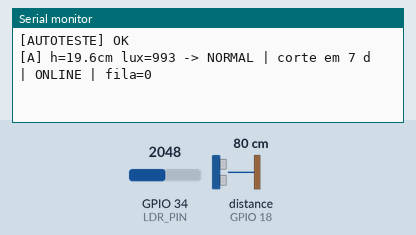
The sketch below on a simulated ESP32. Parts: the last lines printed to the serial monitor. Wiring (from diagram.json): ultrasonic range finder: trigger GPIO 5; echo GPIO 18. The inputs (shaded band) are chosen by the test bench; at power-on: distance to the obstacle (sensor on GPIO 18) 80 cm, GPIO 34 (LDR_PIN) = 2048. The echo pulse lasts 58.3 µs per cm; WiFi joins after 1.5 s; servers stay silent unless stated; EEPROM starts erased; no MQTT or app messages arrive unless stated.

Above: at 2.7 s.
2.8 s: distance to the obstacle (sensor on GPIO 18) set to 2 cm
At 8.5 s:
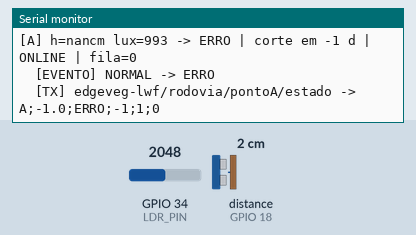
8.8 s: distance to the obstacle (sensor on GPIO 18) set to 6 cm
At 11.3 s:
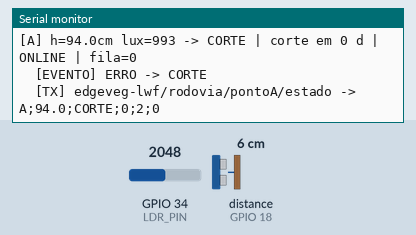

Measured:
- the behaviour switches between 4 and 5 cm on distance to the obstacle (sensor on GPIO 18) (found by bisection; images 1 and 2)
- after the input at 2.8 s, the serial monitor: prints a new line after 5.3 s (image 1)
- after the input at 8.8 s, the serial monitor: prints a new line after 1.3 s (image 2)

The sketch:

no_sensor.ino
```cpp
#include <Arduino.h>
#include <WiFi.h>
#include <PubSubClient.h>
#include <Preferences.h>
#include <algorithm>

// ===================== CONFIGURAÇÃO =====================

#define NODE_ID "A"

const char* ssid = "";       // preencher antes de gravar
const char* password = "";   // preencher antes de gravar
// MQTT Broker
const char* mqtt_broker = "broker.hivemq.com";
const char* mqtt_username = "";
const char* mqtt_password = "";
const int mqtt_port = 1883;

#define TOPIC_BASE   "edgeveg-lwf/rodovia"
#define TOPIC_ESTADO TOPIC_BASE "/ponto" NODE_ID "/estado"
#define TOPIC_STATUS TOPIC_BASE "/ponto" NODE_ID "/status"

#define TRIG_PIN 5
#define ECHO_PIN 18
#define LDR_PIN  34

const float H_SENSOR = 100.0;
const float DIST_MIN = 5.0;
const float ALTURA_POS_CORTE = 10.0;

// === LIMITES DE ALTURA ===
const float LIM_ATENCAO = 30.0;
const float LIM_CORTE   = 35.0; // Estado muda para CORTE ao atingir 35cm
const float HISTERESE   = 1.0;

const int AMOSTRAS     = 5;
const int AMOSTRAS_MIN = 3;
const int FALHAS_MAX   = 3;

const unsigned long LEITURA_MS   = 2000;
const unsigned long HEARTBEAT_MS = 30000;
const unsigned long RETENTAR_MS  = 5000;

const float GAMMA = 0.7;
const float RL10  = 50;

// ===================== ESTADO =====================

enum Estado : uint8_t { NORMAL, ATENCAO, CORTE, ERRO };
const char* NOME_ESTADO[] = {"NORMAL", "ATENCAO", "CORTE", "ERRO"};

struct Leitura {
  float altura;
  Estado estado;
  int dias;
  uint32_t seq;
  uint32_t ms;
};

Leitura atual = {NAN, NORMAL, -1, 0, 0};

const int FILA_MAX = 20;
Leitura fila[FILA_MAX];
int filaInicio = 0, filaQtd = 0;

// Objetos
WiFiClient espClient;
PubSubClient client(espClient);
Preferences prefs;

String clientId;
int falhasSeguidas = 0;
unsigned long ultimaLeitura = 0, ultimoEnvio = 0, ultimaTentativa = 0;

// Prototipos
bool connectMQTT();
void callback(char* topic, byte* payload, unsigned int length);

// ===================== LEITURA DOS SENSORES =====================

float medirDistanciaCm() {
  digitalWrite(TRIG_PIN, LOW);
  delayMicroseconds(2);
  digitalWrite(TRIG_PIN, HIGH);
  delayMicroseconds(10);
  digitalWrite(TRIG_PIN, LOW);
  unsigned long us = pulseIn(ECHO_PIN, HIGH, 30000);
  return us == 0 ? NAN : us / 58.0;
}

float mediana(float* v, int n) {
  std::sort(v, v + n);
  return n % 2 ? v[n / 2] : (v[n / 2 - 1] + v[n / 2]) / 2.0;
}

float lerAlturaCm() {
  float validas[AMOSTRAS];
  int n = 0;
  for (int i = 0; i < AMOSTRAS; i++) {
    float d = medirDistanciaCm();
    float h = H_SENSOR - d;
    if (!isnan(d) && h >= 0 && d >= DIST_MIN) validas[n++] = h;
    delay(20);
  }
  if (n < AMOSTRAS_MIN) return NAN;
  return mediana(validas, n);
}

float lerLux() {
  int raw = analogRead(LDR_PIN);
  if (raw <= 0) return 120000;
  if (raw >= 4095) return 0;
  float v = (raw / 4095.0) * 3.3;
  float r = (2000.0 * v) / (3.3 - v);
  return pow((RL10 * 1e3 * pow(10, GAMMA)) / r, 1.0 / GAMMA);
}

// ===================== PROCESSAMENTO EDGE =====================

Estado classificar(float h, Estado anterior) {
  float limAtencao = LIM_ATENCAO, limCorte = LIM_CORTE;
  if (anterior == ATENCAO || anterior == CORTE) limAtencao -= HISTERESE;
  if (anterior == CORTE) limCorte -= HISTERESE;
  if (h >= limCorte) return CORTE;
  if (h >= limAtencao) return ATENCAO;
  return NORMAL;
}

float avaliarLuminosidade(float lux) {
  if (lux < 500 || lux > 120000) return 0.0;
  if (lux >= 1000 && lux <= 10000) return 0.4;
  if (lux >= 40000 && lux <= 70000) return 1.0;
  if (lux >= 20000 && lux <= 60000) return 0.8;
  return 0.6;
}

int preverDiasParaCorte(float altura, float lux) {
  if (isnan(altura)) return -1;
  if (altura >= LIM_CORTE) return 0;

  float sL = avaliarLuminosidade(lux);
  if (sL == 0) return -1;

  int diasCiclo = sL >= 0.9 ? 5 : sL >= 0.7 ? 7 : sL >= 0.5 ? 10 : sL >= 0.3 ? 15 : 20;
  float taxa = (LIM_CORTE - ALTURA_POS_CORTE) / diasCiclo;
  return ceil((LIM_CORTE - altura) / taxa);
}

// ===================== COMUNICAÇÃO =====================

bool online() { return client.connected(); }

const char* estadoRede() {
  if (WiFi.status() != WL_CONNECTED) return "WIFI-OFF";
  return client.connected() ? "ONLINE" : "BROKER-OFF";
}

bool connectMQTT() {
  client.setServer(mqtt_broker, mqtt_port);
  client.setCallback(callback);

  if (client.connect(clientId.c_str(), mqtt_username, mqtt_password,
                     TOPIC_STATUS, 1, true, "OFFLINE")) {
    client.publish(TOPIC_STATUS, "ONLINE", true);
    return true;
  }
  return false;
}

void callback(char* topic, byte* payload, unsigned int length) {}

bool publicar(const Leitura& l, uint32_t idadeS) {
  char msg[96];
  snprintf(msg, sizeof(msg), "%s;%.1f;%s;%d;%u;%u",
           NODE_ID, isnan(l.altura) ? -1.0 : l.altura, NOME_ESTADO[l.estado],
           l.dias, (unsigned)l.seq, (unsigned)idadeS);
  bool ok = client.publish(TOPIC_ESTADO, msg, true);
  if (ok) {
    ultimoEnvio = millis();
    Serial.printf("  [TX] %s -> %s\n", TOPIC_ESTADO, msg);
  }
  return ok;
}

void enviarFila() {
  while (filaQtd > 0 && online()) {
    Leitura& e = fila[filaInicio];
    if (!publicar(e, (millis() - e.ms) / 1000)) break;
    filaInicio = (filaInicio + 1) % FILA_MAX;
    filaQtd--;
  }
}

void registrarEvento(const Leitura& l) {
  if (filaQtd == FILA_MAX) {
    filaInicio = (filaInicio + 1) % FILA_MAX;
    filaQtd--;
  }
  fila[(filaInicio + filaQtd) % FILA_MAX] = l;
  filaQtd++;
  if (online()) enviarFila();
}

void cuidarDaRede() {
  if (WiFi.status() != WL_CONNECTED) {
    if (millis() - ultimaTentativa < RETENTAR_MS) return;
    ultimaTentativa = millis();
    WiFi.reconnect();
    return;
  }

  if (!client.connected()) {
    if (millis() - ultimaTentativa < RETENTAR_MS) return;
    ultimaTentativa = millis();
    if (!connectMQTT()) return;
    enviarFila();
    publicar(atual, 0);
  }
  client.loop();
}

void autoteste() {
  float ruido[] = {22, 250, 23, 21, 22};
  bool ok = mediana(ruido, 5) == 22
         && classificar(28, NORMAL) == NORMAL
         && classificar(32, NORMAL) == ATENCAO
         && classificar(36, NORMAL) == CORTE
         && preverDiasParaCorte(36, 50000) == 0
         && preverDiasParaCorte(NAN, 50000) == -1;
  Serial.println(ok ? "[AUTOTESTE] OK" : "[AUTOTESTE] FALHOU - revisar logica de decisao");
}

// ===================== SETUP / LOOP =====================

void setup() {
  Serial.begin(9600);
  pinMode(TRIG_PIN, OUTPUT);
  pinMode(ECHO_PIN, INPUT);

  autoteste();

  prefs.begin("edge", false);
  atual.seq = prefs.getUInt("seq", 0);
  atual.estado = (Estado)prefs.getUChar("estado", NORMAL);

  WiFi.begin(ssid, password);
  for (int i = 0; i < 40 && WiFi.status() != WL_CONNECTED; i++) delay(500);

  clientId = String("edgeveg-") + NODE_ID + "-" + WiFi.macAddress();
  connectMQTT();
}

void loop() {
  if (Serial.available() && Serial.read() == 'r') ESP.restart();

  cuidarDaRede();

  if (millis() - ultimaLeitura < LEITURA_MS) return;
  ultimaLeitura = millis();

  float h = lerAlturaCm();
  float lux = lerLux();

  Estado novo = atual.estado;
  if (isnan(h)) {
    falhasSeguidas++;
    if (falhasSeguidas >= FALHAS_MAX) {
      novo = ERRO;
      atual.altura = NAN;
    }
  } else {
    falhasSeguidas = 0;
    atual.altura = h;
    novo = classificar(h, atual.estado);
  }

  atual.dias = novo == ERRO ? -1 : preverDiasParaCorte(atual.altura, lux);

  Serial.printf("[%s] h=%.1fcm lux=%.0f -> %s | corte em %d d | %s | fila=%d\n",
                NODE_ID, atual.altura, lux, NOME_ESTADO[novo], atual.dias,
                estadoRede(), filaQtd);

  if (novo != atual.estado) {
    Serial.printf("  [EVENTO] %s -> %s\n", NOME_ESTADO[atual.estado], NOME_ESTADO[novo]);
    atual.estado = novo;
    atual.seq++;
    atual.ms = millis();
    prefs.putUInt("seq", atual.seq);
    prefs.putUChar("estado", atual.estado);
    registrarEvento(atual);
  } else if (online() && millis() - ultimoEnvio >= HEARTBEAT_MS) {
    publicar(atual, 0);
  }
}
```
